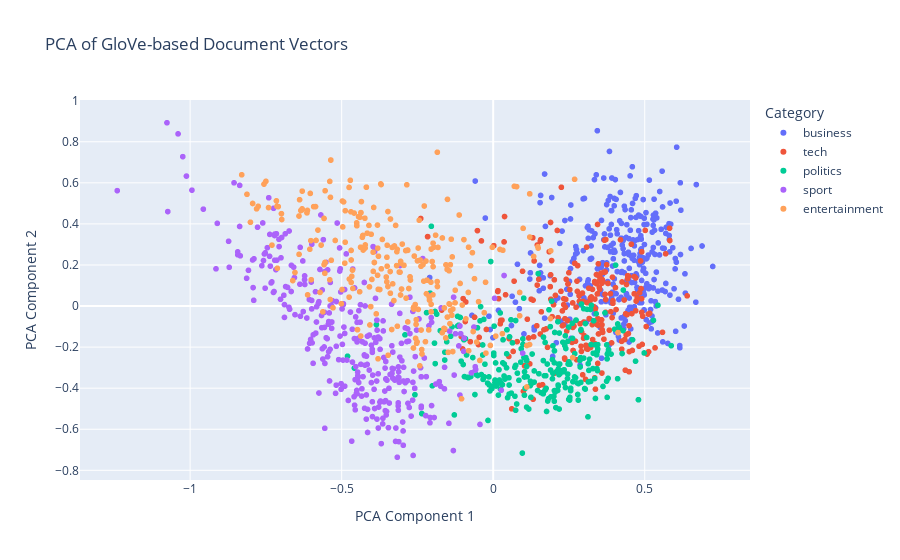

Write notebook code for a chart like this one.
### Markdown cell above
## Principle Component Analysis (PCA)

I will use PCA to extract the most important features from the document vectors. Following plot shows the first two principal components of the document vectors. This will help us visualize the data and understand the distribution of the documents in the vector space.

### Code cell
X = np.stack(df['doc_vector'].values)
print(X.shape)
pca = PCA(n_components=CONFIG['N_COMPONENTS'])
X_reduced = pca.fit_transform(X)

fig = px.scatter(
    x=X_reduced[:, 0],
    y=X_reduced[:, 1],
    color=df['Category'],
    labels={'x': 'PCA Component 1', 'y': 'PCA Component 2', 'color': 'Category'},
    title='PCA of GloVe-based Document Vectors'
)
fig.show()

### Figure 1 — Plotly figure (JSON) as saved in the notebook; plotly's stock layout.template omitted (floating-point values rounded to 4 significant figures; data arrays with more than 128 entries replaced by an {"elided": "..."} marker saying what was removed)
{"data": [{"hovertemplate": "Category=business<br>PCA Component 1=%{x}<br>PCA Component 2=%{y}<extra></extra>", "legendgroup": "business", "marker": {"color": "#636efa", "symbol": "circle"}, "mode": "markers", "name": "business", "showlegend": true, "type": "scattergl", "x": {"elided": "336 float values"}, "xaxis": "x", "y": {"elided": "336 float values"}, "yaxis": "y"}, {"hovertemplate": "Category=tech<br>PCA Component 1=%{x}<br>PCA Component 2=%{y}<extra></extra>", "legendgroup": "tech", "marker": {"color": "#EF553B", "symbol": "circle"}, "mode": "markers", "name": "tech", "showlegend": true, "type": "scattergl", "x": {"elided": "261 float values"}, "xaxis": "x", "y": {"elided": "261 float values"}, "yaxis": "y"}, {"hovertemplate": "Category=politics<br>PCA Component 1=%{x}<br>PCA Component 2=%{y}<extra></extra>", "legendgroup": "politics", "marker": {"color": "#00cc96", "symbol": "circle"}, "mode": "markers", "name": "politics", "showlegend": true, "type": "scattergl", "x": {"elided": "274 float values"}, "xaxis": "x", "y": {"elided": "274 float values"}, "yaxis": "y"}, {"hovertemplate": "Category=sport<br>PCA Component 1=%{x}<br>PCA Component 2=%{y}<extra></extra>", "legendgroup": "sport", "marker": {"color": "#ab63fa", "symbol": "circle"}, "mode": "markers", "name": "sport", "showlegend": true, "type": "scattergl", "x": {"elided": "346 float values"}, "xaxis": "x", "y": {"elided": "346 float values"}, "yaxis": "y"}, {"hovertemplate": "Category=entertainment<br>PCA Component 1=%{x}<br>PCA Component 2=%{y}<extra></extra>", "legendgroup": "entertainment", "marker": {"color": "#FFA15A", "symbol": "circle"}, "mode": "markers", "name": "entertainment", "showlegend": true, "type": "scattergl", "x": {"elided": "273 float values"}, "xaxis": "x", "y": {"elided": "273 float values"}, "yaxis": "y"}], "layout": {"legend": {"title": {"text": "Category"}, "tracegroupgap": 0}, "title": {"text": "PCA of GloVe-based Document Vectors"}, "xaxis": {"anchor": "y", "domain": [0, 1], "title": {"text": "PCA Component 1"}}, "yaxis": {"anchor": "x", "domain": [0, 1], "title": {"text": "PCA Component 2"}}}}
